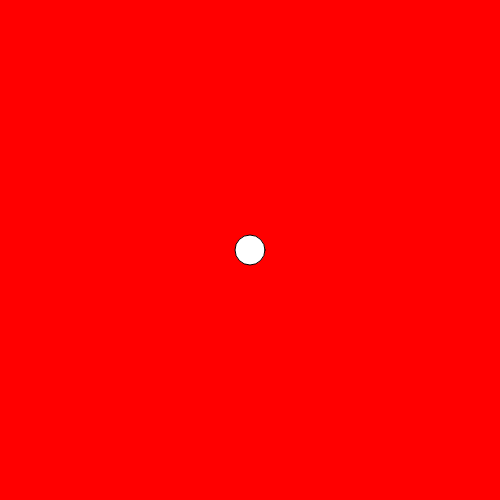
Frame 1 (no input)
Frame 60 (no input): identical to frame 1, image omitted
Frame 120 (the mouse pressed at the canvas centre since frame 60): identical to frame 1, image omitted

The p5.js sketch that drew this single still picture (run headless with seeded random() and noise() and a simulated clock; from frame 60 on, the mouse is pressed at the canvas centre):

// p5.js sketch
// ── sketch.js
function setup() {
  createCanvas(500, 500);
}

function draw() {
  background(255,0,0);
  
  fill(255);
  ellipse(width/2,height/2,30,30);
  
}
